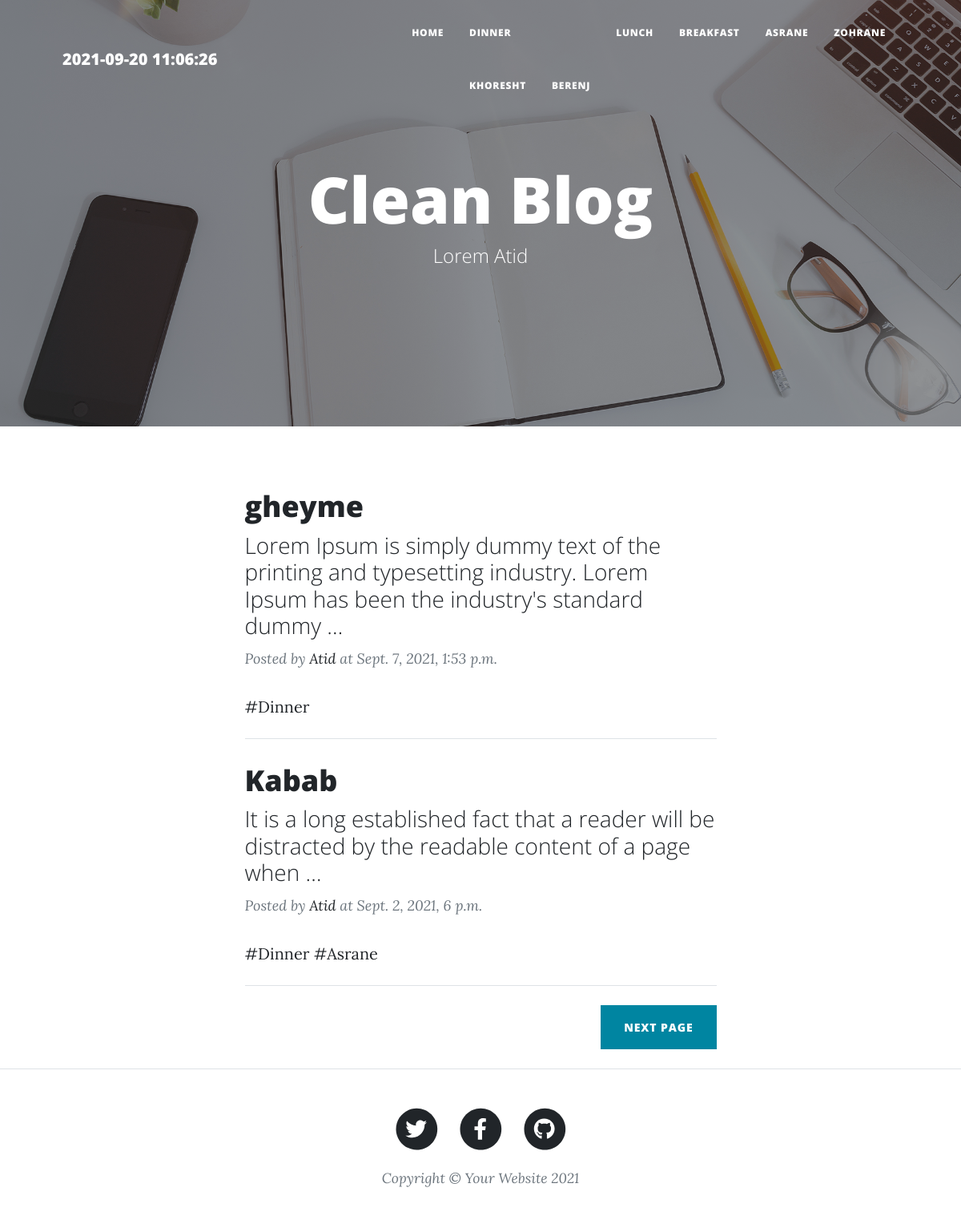
The page / on the database its author committed.
### food/models.py (models this page shows, shortened)
class category(models.Model):
    parent = models.ForeignKey('self',null=True, default=None, blank=True,  on_delete=models.SET_NULL, related_name='children')
    name = models.CharField(max_length=10)
    theslg = models.SlugField(max_length=10)
    check = models.BooleanField(default=False, verbose_name= 'آیا اجازه دارید؟')
    class Meta:
        verbose_name= 'گروه'
        verbose_name_plural = 'گروه‌ها'
        ordering = ('parent__id',)

class foodArgus(models.Model):
    FOOD_RATE = (
        ('Best', (
        ('1','1'),
        ('2','2'),
        ('3','3'),
         )),
        ('Nice', (
        ('4','4'),
        ('5','5'),
        ))
    )
    USERS = {
        ('Atid','Atid'),
        ('Narges', 'Narges'),
        ('Yasin', 'Yasin'),
        ('Ardalan', 'Ardalan'),
    }
    name = models.CharField(max_length=20)
    slug = models.SlugField(max_length=20)
    desc = models.TextField()
    rate = models.CharField(max_length=1, choices=FOOD_RATE)
    auth = models.CharField(max_length=10, choices=USERS)
    group = models.ManyToManyField(category, related_name='articles')
    date = models.DateTimeField(default=timezone.now)
    pic = models.ImageField(upload_to= 'foodpics/')
    class Meta:
        verbose_name = "غذا"
        verbose_name_plural = "غذاها"
    def showornot(self):
        return self.group.filter(check=True)
    objects = myManagers()

### food/views.py (the view)
# urls.py: 2. Add a URL to urlpatterns:  path('', views.home, name='home')
def home(request):
    content = foodArgus.objects.all()
    p = Paginator(content, 2)
    page = request.GET.get('page')
    pageCont = p.get_page(page)
    context = {
        'foods': pageCont,
        'cat' : category.objects.all()
    }
    return render(request, 'home.html', context)

### food/templatetags/manualTag.py (called while the page is built)
@register.simple_tag
def time():
    return datetime.datetime.now()

### food/templates/home.html (shortened to what this page needs)
    {%extends 'base.html'%}
    {%load static%}
    {%block main%}
     <header class="masthead" style="background-image: url('{% static 'assets/img/home-bg.jpg'%}')">
        <div class="container position-relative px-4 px-lg-5">
            <div class="row gx-4 gx-lg-5 justify-content-center">
                <div class="col-md-10 col-lg-8 col-xl-7">
                    <div class="site-heading">
                        <h1 >Clean Blog</h1>
                        <span class="subheading">Lorem Atid</span>
                    </div>
                </div>
            </div>
        </div>
    </header>
        <div class="container px-4 px-lg-5">
            <div class="row gx-4 gx-lg-5 justify-content-center">
                <div class="col-md-10 col-lg-8 col-xl-7">
                    {%for foods in foods %}
                    <div class="post-preview">
                        <a href="{{foods.slug}}">
                            <h2 class="post-title">{{foods.name}}</h2>
                            <h3 class="post-subtitle">{{foods.desc | truncatewords:20}}</h3>
                        </a>
                        <p class="post-meta">
                            Posted by
                            <a href="#!">{{foods.auth}}</a>
                            at {{foods.date}}
                        </p>
                        <div>
                            {% for cat in foods.showornot.all %}
                            <a href="articles/{{cat.theslg}}">#{{cat.name}}</a>
                            {% endfor %}
                        </div>
                    </div>
                    <hr class="my-4" />
                    {%endfor%}
                    {% if foods.has_next %}
                    <div class="d-flex justify-content-end mb-4"><a class="btn btn-primary text-uppercase" href="{% url 'blog:home'%}?page={{foods.next_page_number}}">Next page</a></div>
                    {% endif %}
                </div>
            </div>
        </div>
        {%endblock%}

### food/templates/base.html (shortened to what this page needs)
{%load static%}
{%load manualTag%}
<!DOCTYPE html>
<html lang="en">
    <head>
        <link href="{% static 'css/styles.css'%}" rel="stylesheet" />
    </head>
    <body>
        <nav class="navbar navbar-expand-lg navbar-light" id="mainNav">
            <div class="container px-4 px-lg-5">
                <a class="navbar-brand" href="admin/">{%time%}</a>
                <div class="collapse navbar-collapse" id="navbarResponsive">
                    <ul class="navbar-nav ms-auto py-4 py-lg-0">
                        <li class="nav-item"><a class="nav-link px-lg-3 py-3 py-lg-4" href="{% url 'blog:home'%}">Home</a></li>
                        {% for categ in cat %}
                            {% if categ.parent == None %}
                        <li class="nav-item">
                            <a class="nav-link px-lg-3 py-3 py-lg-4" href="articles/{{categ.theslg}}">{{categ.name}}</a>
                        {% endif %}
                        {% if categ.children.all %}
                        {% include 'categ_loop.html' %}
                        {% endif %}
                        </li>
                        {% endfor %}
                    </ul>
                </div>
            </div>
        </nav>
        {%block main%}
        {%endblock%}
        <footer class="border-top">
            <div class="container px-4 px-lg-5">
                <div class="row gx-4 gx-lg-5 justify-content-center">
                    <div class="col-md-10 col-lg-8 col-xl-7">
                        <ul class="list-inline text-center">
                            <li class="list-inline-item">
                                <a href="#!">
                                    <span class="fa-stack fa-lg">
                                        <i class="fas fa-circle fa-stack-2x"></i>
                                        <i class="fab fa-twitter fa-stack-1x fa-inverse"></i>
                                    </span>
                                </a>
                            </li>
                            <li class="list-inline-item">
                                <a href="#!">
                                    <span class="fa-stack fa-lg">
                                        <i class="fas fa-circle fa-stack-2x"></i>
                                        <i class="fab fa-facebook-f fa-stack-1x fa-inverse"></i>
                                    </span>
                                </a>
                            </li>
                            <li class="list-inline-item">
                                <a href="#!">
                                    <span class="fa-stack fa-lg">
                                        <i class="fas fa-circle fa-stack-2x"></i>
                                        <i class="fab fa-github fa-stack-1x fa-inverse"></i>
                                    </span>
                                </a>
                            </li>
                        </ul>
                        <div class="small text-center text-muted fst-italic">Copyright &copy; Your Website 2021</div>
                    </div>
                </div>
            </div>
        </footer>
    </body>
</html>

### food/templates/categ_loop.html
<ul class="navbar-nav ms-auto py-4 py-lg-0">
    {% for cut in categ.children.all %}
        <li class="nav-item">
            <a class="nav-link px-lg-3 py-3 py-lg-4" href="#">{{cut.name}}</a>
        </li>
    {% endfor %}
</ul>

### rows shown on the page
category: name "DINNER", name "Dinner"
category: name "KHORESHT"
category: name "BERENJ"
category: name "LUNCH"
category: name "BREAKFAST"
category: name "ASRANE", name "Asrane"
category: name "ZOHRANE"
foodArgus: name "gheyme", desc "Lorem Ipsum is simply dummy text of the printing and typesetting industry. Lorem Ipsum has been the industry's standard dummy …", auth "Atid", date "Sept. 7, 2021, 1:53 p.m."
foodArgus: name "Kabab", desc "It is a long established fact that a reader will be distracted by the readable content of a page when …", auth "Atid", date "Sept. 2, 2021, 6 p.m."
